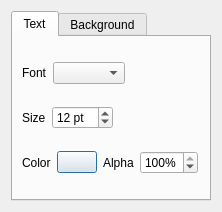
<?xml version="1.0" encoding="UTF-8"?>
<ui version="4.0">
 <class>Dialog</class>
 <widget class="QDialog" name="Dialog">
  <property name="geometry">
   <rect>
    <x>0</x>
    <y>0</y>
    <width>222</width>
    <height>212</height>
   </rect>
  </property>
  <property name="windowTitle">
   <string>Dialog</string>
  </property>
  <layout class="QVBoxLayout" name="verticalLayout">
   <item>
    <widget class="QTabWidget" name="tabs">
     <property name="currentIndex">
      <number>0</number>
     </property>
     <widget class="QWidget" name="text">
      <attribute name="title">
       <string>Text</string>
      </attribute>
      <layout class="QVBoxLayout" name="verticalLayout_2">
       <item>
        <layout class="QHBoxLayout" name="horizontalLayout">
         <item>
          <widget class="QLabel" name="label">
           <property name="text">
            <string>Font</string>
           </property>
          </widget>
         </item>
         <item>
          <widget class="QComboBox" name="font_combo"/>
         </item>
         <item>
          <spacer name="horizontalSpacer_6">
           <property name="orientation">
            <enum>Qt::Horizontal</enum>
           </property>
           <property name="sizeHint" stdset="0">
            <size>
             <width>40</width>
             <height>20</height>
            </size>
           </property>
          </spacer>
         </item>
        </layout>
       </item>
       <item>
        <layout class="QHBoxLayout" name="horizontalLayout_5">
         <item>
          <widget class="QLabel" name="label_6">
           <property name="text">
            <string>Size</string>
           </property>
          </widget>
         </item>
         <item>
          <widget class="QSpinBox" name="text_size_spin">
           <property name="suffix">
            <string> pt</string>
           </property>
           <property name="prefix">
            <string/>
           </property>
           <property name="maximum">
            <number>200</number>
           </property>
           <property name="value">
            <number>12</number>
           </property>
          </widget>
         </item>
         <item>
          <spacer name="horizontalSpacer_5">
           <property name="orientation">
            <enum>Qt::Horizontal</enum>
           </property>
           <property name="sizeHint" stdset="0">
            <size>
             <width>40</width>
             <height>20</height>
            </size>
           </property>
          </spacer>
         </item>
        </layout>
       </item>
       <item>
        <layout class="QHBoxLayout" name="horizontalLayout_6">
         <item>
          <widget class="QLabel" name="label_7">
           <property name="text">
            <string>Color</string>
           </property>
          </widget>
         </item>
         <item>
          <widget class="QPushButton" name="text_color">
           <property name="text">
            <string/>
           </property>
          </widget>
         </item>
         <item>
          <widget class="QLabel" name="label_8">
           <property name="text">
            <string>Alpha</string>
           </property>
          </widget>
         </item>
         <item>
          <widget class="QSpinBox" name="text_alpha_spin">
           <property name="suffix">
            <string>%</string>
           </property>
           <property name="prefix">
            <string/>
           </property>
           <property name="maximum">
            <number>100</number>
           </property>
           <property name="value">
            <number>100</number>
           </property>
          </widget>
         </item>
         <item>
          <spacer name="horizontalSpacer_4">
           <property name="orientation">
            <enum>Qt::Horizontal</enum>
           </property>
           <property name="sizeHint" stdset="0">
            <size>
             <width>40</width>
             <height>20</height>
            </size>
           </property>
          </spacer>
         </item>
        </layout>
       </item>
      </layout>
     </widget>
     <widget class="QWidget" name="background">
      <attribute name="title">
       <string>Background</string>
      </attribute>
      <layout class="QVBoxLayout" name="verticalLayout_3">
       <item>
        <layout class="QHBoxLayout" name="horizontalLayout_4">
         <item>
          <widget class="QLabel" name="label_5">
           <property name="text">
            <string>Color</string>
           </property>
          </widget>
         </item>
         <item>
          <widget class="QPushButton" name="box_color">
           <property name="text">
            <string/>
           </property>
          </widget>
         </item>
         <item>
          <widget class="QLabel" name="label_2">
           <property name="text">
            <string>Alpha</string>
           </property>
          </widget>
         </item>
         <item>
          <widget class="QSpinBox" name="alpha_box_spin">
           <property name="suffix">
            <string>%</string>
           </property>
           <property name="prefix">
            <string/>
           </property>
           <property name="maximum">
            <number>100</number>
           </property>
           <property name="value">
            <number>100</number>
           </property>
          </widget>
         </item>
         <item>
          <spacer name="horizontalSpacer_2">
           <property name="orientation">
            <enum>Qt::Horizontal</enum>
           </property>
           <property name="sizeHint" stdset="0">
            <size>
             <width>40</width>
             <height>20</height>
            </size>
           </property>
          </spacer>
         </item>
        </layout>
       </item>
       <item>
        <layout class="QHBoxLayout" name="horizontalLayout_2">
         <item>
          <widget class="QLabel" name="label_3">
           <property name="text">
            <string>Edge Style</string>
           </property>
          </widget>
         </item>
         <item>
          <widget class="QComboBox" name="box_edge_combo">
           <item>
            <property name="text">
             <string>Solid</string>
            </property>
           </item>
           <item>
            <property name="text">
             <string>Dashed</string>
            </property>
           </item>
           <item>
            <property name="text">
             <string>Dotted</string>
            </property>
           </item>
           <item>
            <property name="text">
             <string>DashDot</string>
            </property>
           </item>
           <item>
            <property name="text">
             <string>None</string>
            </property>
           </item>
          </widget>
         </item>
         <item>
          <spacer name="horizontalSpacer">
           <property name="orientation">
            <enum>Qt::Horizontal</enum>
           </property>
           <property name="sizeHint" stdset="0">
            <size>
             <width>40</width>
             <height>20</height>
            </size>
           </property>
          </spacer>
         </item>
        </layout>
       </item>
       <item>
        <layout class="QHBoxLayout" name="horizontalLayout_3">
         <item>
          <widget class="QLabel" name="label_4">
           <property name="text">
            <string>Fill Style</string>
           </property>
          </widget>
         </item>
         <item>
          <widget class="QComboBox" name="box_fill_combo">
           <item>
            <property name="text">
             <string>Solid</string>
            </property>
           </item>
           <item>
            <property name="text">
             <string>Hatched</string>
            </property>
           </item>
           <item>
            <property name="text">
             <string>Cross-Hatched</string>
            </property>
           </item>
           <item>
            <property name="text">
             <string>None</string>
            </property>
           </item>
          </widget>
         </item>
         <item>
          <spacer name="horizontalSpacer_3">
           <property name="orientation">
            <enum>Qt::Horizontal</enum>
           </property>
           <property name="sizeHint" stdset="0">
            <size>
             <width>40</width>
             <height>20</height>
            </size>
           </property>
          </spacer>
         </item>
        </layout>
       </item>
      </layout>
     </widget>
    </widget>
   </item>
  </layout>
 </widget>
 <resources/>
 <connections/>
</ui>
